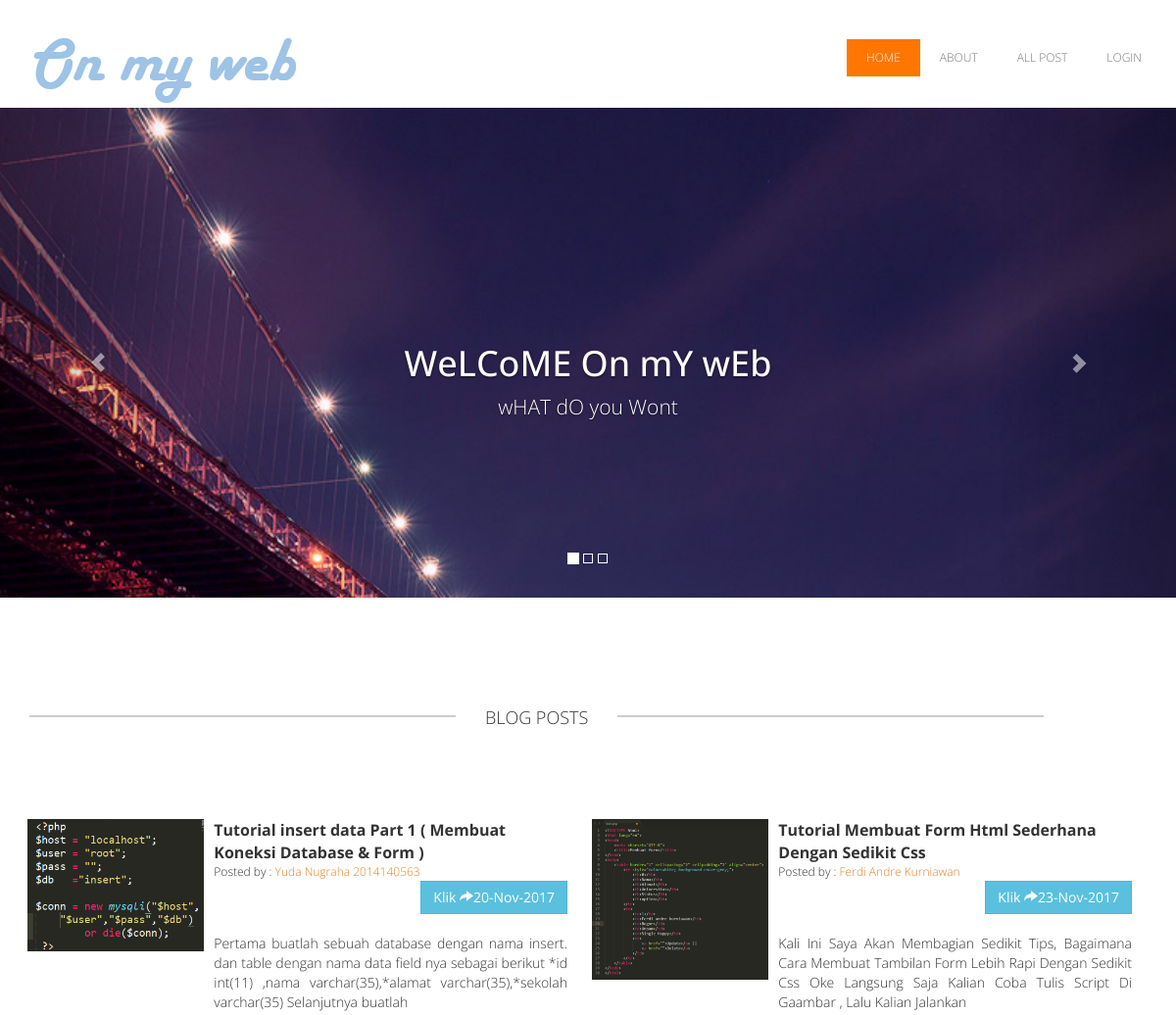
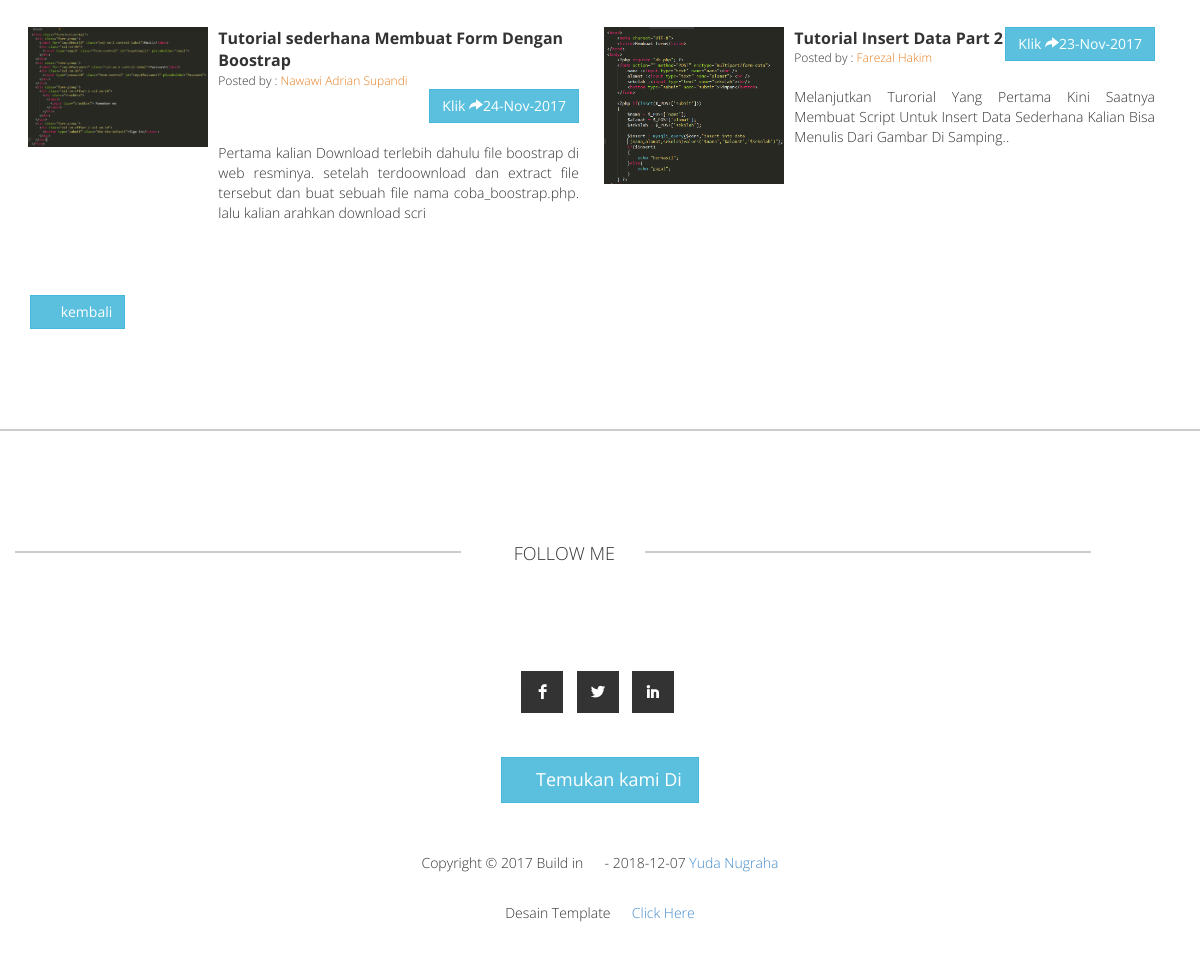
Page /index.php/blog/all_blog on the committed database (2 pictures, top to bottom).
### tables this page shows
CREATE TABLE `t_artikel` (
  `id_artikel` int(11) NOT NULL,
  `judul` varchar(255) NOT NULL,
  `penulis` varchar(255) NOT NULL,
  `gambar` varchar(255) NOT NULL,
  `status` tinyint(1) NOT NULL,
  `tanggal` date NOT NULL,
  `isi` text NOT NULL,
  `kode_kategori` int(11) NOT NULL
);

### application/libraries/Template.php (called while the page is built, shortened)
<?php
class Template {
	function __construct()
	{
		$this->ci=&get_instance();
	}
	public function blog($template = null, $data = null)
	{
		$data['content']	= $this->ci->load->view($template,$data,TRUE);
		$this->ci->load->view('Home',$data);
	}
}

### application/controllers/blog.php (called while the page is built, shortened)
<?php
class Blog extends CI_Controller {
	public function all_blog()
	{
		$data['data'] = $this->m_blog->get_all('t_artikel');
		$this->template->blog('all',$data);
	}
}

### index.php (called while the page is built, shortened)
<?php
require_once BASEPATH.'core/CodeIgniter.php';

### application/models/m_blog.php (called while the page is built, shortened)
<?php
class M_blog extends CI_Model {
	public function get_all($table)
	{
		$this->db->from($table);
		return $this->db->get();
	}
}

### application/views/all.php (the view, shortened to what this page needs)
<div id="templatemo-blog">
            <div class="container">
                <div class="row">
                    <div class="templatemo-line-header" style="margin-top: 0px;" >
                        <div class="text-center">
                            <hr class="team_hr team_hr_left hr_gray"/><span class="span_blog txt_darkgrey">BLOG POSTS</span>
                            <hr class="team_hr team_hr_right hr_gray" />
                        </div>
                    </div>
                    <br class="clearfix"/>
                </div>
                <?php foreach($data->result() as $key):?>
                <div class="blog_box">
                    <div class="col-sm-5 col-md-6 blog_post">
                        <ul class="list-inline">
                            <li class="col-md-4">
                                <a href="<?php echo base_url();?>blog/read/<?php echo $key->id_artikel;?>">
                                    <img class="img-responsive" src="<?php echo base_url();?>gambar/<?php echo $key->gambar;?>" alt="yuda"/>
                                </a>
                            </li>
                            <li  class="col-md-8">
                                <div class="pull-left">
                                    <span class="blog_header"><?php echo $key->judul;?></span><br/>
                                    <span>Posted by : <a class="link_orange" href="<?php echo base_url();?>blog/all"><span class="txt_orange"><?php echo $key->penulis;?></span></a></span>
                                </div>
                                <div class="pull-right">
                                    <a class="btn btn-info" href="<?php echo base_url();?>blog/read/<?php echo $key->id_artikel;?>" role="button">Klik <i class="glyphicon glyphicon-share-alt"></i><?php echo date('d-M-Y',strtotime($key->tanggal));?></a>
                                </div>
                                <div class="clearfix"> </div>
                                <p class="blog_text">
                                    <?php
                                    $blog = $key->isi;
                                    $cut  = substr($blog,0,200);
                                    echo $cut;
                                    ?>
                                </p>
                            </li>
                        </ul>
                    </div>
                </div>
            <?php endforeach;?>
            <div class="clearfix"></div>
            <br /><br /><br />
            <button type="button" class="btn btn-info" onclick="window.history.go(-1);"><i class="glyphicon glyphicon-backward"></i>  kembali</button>
            </div>
        </div>

### assets/css/templatemo_style.css (style rules this page uses)
body, html { overflow-x:hidden; }
body { background-color: #ffffff; font-family: 'Open Sans', Arial, Helvetice Neue, sans-serif; font-size: 12px; font-weight: 300; font-style: normal; -webkit-font-smoothing: antialiased; -webkit-text-size-adjust: 100%; }
h1, h2, h3, h4, h5, h6, span, p { font-family: 'Open Sans', Arial, Helvetice Neue, sans-serif; }
* { -webkit-border-radius: 0 !important; -moz-border-radius: 0 !important; border-radius: 0 !important; }
.team_hr { border: 1px solid #fff; width: 39.5%; float: left; }
.team_hr_left { margin-right: 30px; margin-left: 15px; }
.team_hr_right { margin-left: 30px; }
.hr_gray { border: 1px solid #cccccc; }
.templatemo-line-header { margin-top:100px; margin-bottom:80px; }
.txt_darkgrey { color: #333333; }
.txt_orange { color: #e67e22; }
.templatemo-line-header span { font-size: 18px; float :left; margin-top: 10px; }
.span_blog { margin-bottom: 80px; }
.blog_post { color: #333333; padding: 10px; }
.blog_header { font-weight: bold; font-size: 16px; }
.blog_text { text-align: justify; font-size: 14px; margin-top: 20px; }
.blog_box { margin-left: -12px; }
@media (min-width:991px) and (max-width: 1200px) { .team_hr { width: 37%; } }

### rows in the picture
t_artikel: gambar (picture), judul "Tutorial insert data Part 1 ( Membuat Koneksi Database & Form )", penulis "Yuda Nugraha 2014140563", tanggal "20-Nov-2017", isi "Pertama buatlah sebuah database dengan nama insert. dan table dengan nama data field nya sebagai berikut *id int(11) ,nama varchar(35),*alamat varchar(35),*sekolah varchar(35) Selanjutnya buatlah"
t_artikel: gambar (picture), judul "Tutorial Membuat Form Html Sederhana Dengan Sedikit Css", penulis "Ferdi Andre Kurniawan", tanggal "23-Nov-2017", isi "Kali Ini Saya Akan Membagian Sedikit Tips, Bagaimana Cara Membuat Tambilan Form Lebih Rapi Dengan Sedikit Css Oke Langsung Saja Kalian Coba Tulis Script Di Gaambar , Lalu Kalian Jalankan"
t_artikel: gambar (picture), judul "Tutorial sederhana Membuat Form Dengan Boostrap", penulis "Nawawi Adrian Supandi", tanggal "24-Nov-2017", isi "Pertama kalian Download terlebih dahulu file boostrap di web resminya. setelah terdoownload dan extract file tersebut dan buat sebuah file nama coba_boostrap.php. lalu kalian arahkan download scri"
t_artikel: gambar (picture), judul "Tutorial Insert Data Part 2", penulis "Farezal Hakim", tanggal "23-Nov-2017", isi "Melanjutkan Turorial Yang Pertama Kini Saatnya Membuat Script Untuk Insert Data Sederhana Kalian Bisa Menulis Dari Gambar Di Samping.."
